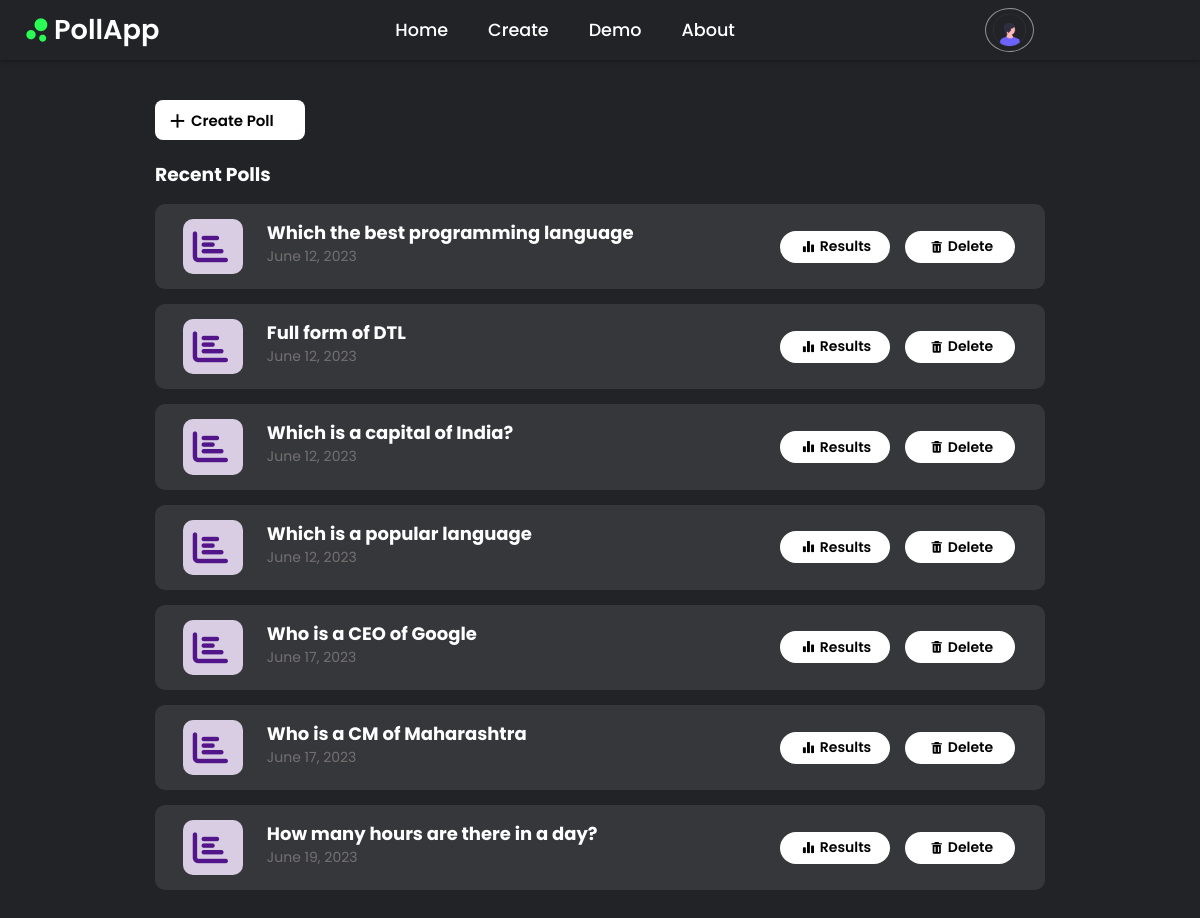
/viewpoll (signed in), run on the app's committed database.
### pollapp/models.py (models this page shows, shortened)
class PollModel(models.Model):
	creator = models.ForeignKey(User, on_delete=models.CASCADE, default=get_default_creator)
	question = models.TextField()
	created_at = models.DateTimeField(default=timezone.now)
	op1 = models.CharField(max_length=50)
	op2 = models.CharField(max_length=50)
	op3 = models.CharField(max_length=50)
	op1c = models.IntegerField(default=0)
	op2c = models.IntegerField(default=0)
	op3c = models.IntegerField(default=0)

### pollapp/views.py (the view)
# urls.py: path("viewpoll", viewpoll, name = "viewpoll"),
def viewpoll(request):
	if request.user.is_authenticated:
		poll = PollModel.objects.all()
		return render(request, "viewpoll.html", {"poll" : poll})
	else:
		return redirect("ulogin")

### pollapp/context_processors.py (called while the page is built)
def social_media_links(request):
    links = SocialMedia.objects.all()
    return {'social_links': links}

### pollapp/templates/viewpoll.html (shortened to what this page needs)
{% extends 'base.html' %}
{% load static %}
{% block content %}
	<section class="container">
		<a href="{% url 'create' %}" class="create"><i class="bx bx-plus"></i><span>Create Poll</span>
		</a>
	<div class="header">
		<h3>Recent Polls</h3>
	</div>
	{% for p in poll %}
		<div class="poll_card">
			<div class="content">
				<div class="img">
					<i class="fa-solid fa-chart-bar"></i>
				</div>
				<div class="text">
					<h2><a href="{% url 'vote' p.id %}">{{ p.question }}</a></h2>
					<span>{{ p.created_at|date:"F j, Y" }}</span>
				</div>
			</div>
			<div class="content_buttons">
				<a href="{% url 'results' p.id %}" class="list-button"><i class='bx bxs-bar-chart-alt-2'></i><span>Results</span></a>
				<a href="{% url 'confirm' p.id %}" class="list_button1"><i class='bx bxs-trash' ></i><span class="delete">Delete</span></a>
			</div>
		</div>
	{% endfor %}
	</section>
{% endblock %}

### templates/base.html (shortened to what this page needs)
{% load static %}
<html>
	<head>
		<link href="https://cdn.jsdelivr.net/npm/remixicon@2.5.0/fonts/remixicon.css" rel="stylesheet">
		<link rel="stylesheet" href="https://unpkg.com/boxicons@latest/css/boxicons.min.css">
		<link rel="stylesheet" href="https://cdnjs.cloudflare.com/ajax/libs/font-awesome/6.4.0/css/all.min.css" />
	</head>
	<body>
		<center>
			<header>
			<a href="{% url 'uhome' %}" class="logo"><i class="ri-bubble-chart-fill"></i><span>PollApp</span></a>
			<ul class = "navbar">
				<li><a href = "{% url 'uhome' %}">Home</a></li>
				<li><a href = "{% url 'create' %}">Create</a></li>
				<li><a href = "{% url 'demo' %}">Demo</a></li>
				<li><a href = "{% url 'about' %}">About</a></li>
			</ul>
			<div class = "main">
				{% if user.is_authenticated %}
				<nav>
					<img src="{% static 'avatar.png' %}" class="user-pic" onclick="toggleMenu()">
				</nav>
				{% endif %}
			</div>
			<div class="media_navbar">
			</div>
			</header>
			{% block content %}
			{% endblock %}
		</center>
	</body>
</html>

### templates/base.html (style rules this page uses)
* { padding: 0; margin: 0; box-sizing: border-box; font-family: 'Poppins', sans-serif; text-decoration: none; list-style: none; }
body { min-height: 100vh; background: #222327; color: #fff; }
header { position: fixed; width: 100%; height: 60px; top: 0; right: 0; z-index: 1000; display: flex; align-items: center; justify-content: space-between; background: #222327; padding: 20px 12%; transition: all .50s ease; box-shadow: 0 0 5px rgba(0, 0, 0, .5); }
.logo { display: flex; align-items: center; }
.logo i { color: #29fd53; font-size: 28px; margin-right: 2px; }
.logo span { color: #fff; font-size: 1.7rem; font-weight: 600; }
.navbar { display: flex; margin-left: 216px; }
.navbar a { color: #fff; font-size: 1.1rem; font-weight: 500; padding: 5px 0; margin: 0px 30px; transition: all .50s ease; }
nav { width: 100%; padding: 10px; display: flex; align-items: center; justify-content: space-between; border-radius: 50%; margin-left: 220px; }
nav .user-pic { width: 49px; height: 44px; border: 1px solid rgba(255, 255, 255, .5); border-radius: 50%; cursor: pointer; transition: all .50s ease; padding: -10px; margin-right: 120px; }
@media (max-width: 1280px) { header { padding: 14px 2%; transition: .2s; } }
@media (max-width: 1280px) { .navbar a { padding: 5px 0; margin: 0px 20px; } }

### pollapp/templates/viewpoll.html (style rules this page uses)
body { display: flex; align-items: center; justify-content: center; margin-top: 50px; padding: 10px; }
.container { margin-top: 30px; position: relative; min-height: 600px; min-width: 910px; width: 100%; background: transparent; padding: 10px; text-align: left; }
.poll_card { width: 100%; display: flex; padding: 15px; background: #36373b; border-radius: 10px; margin: 15px 0; justify-content: space-between; cursor: pointer; transition: 0.5s; }
.content { display: flex; }
.content .img { display: flex; justify-content: center; align-items: center; }
.content .img i { width: 60px; font-size: 2.2rem; margin-left: 0.8rem; padding: 10px; color: rgba(82, 22, 138); background: rgba(216, 205, 226); border-radius: 10px; }
.content .text { margin-left: 1.5rem; }
.content .text h2 { font-size: 18px; }
.content .text h2 a { color: #fff; }
.content .text span { color: rgba(116, 112, 112); font-size: 14px; }
.content_buttons { display: flex; justify-content: center; align-items: center; text-align: right; }
.create { display: flex; align-items: center; height: 40px; width: 150px; border: 1px solid transparent; border-radius: 8px; background: white; cursor: pointer; margin-bottom: 20px; }
.create i { font-size: 23px; margin-right: 2px; color: black; margin-left: 10px; }
.create span { color: #fff; font-size: 15px; font-weight: 600; color: black; }
.list-button { display: flex; align-items: center; justify-content: center; height: 32px; width: 110px; color: black; padding: 5px 10px; border-radius: 17px; background-color: #fff; cursor: pointer; margin-right: 15px; }
.list-button i { font-size: 14px; margin-right: 4px; color: black; margin-left: 3px; }
.list-button span { color: #fff; font-size: 14px; font-weight: 600; color: black; }
.list_button1 { display: flex; align-items: center; justify-content: center; height: 32px; width: 110px; color: black; padding: 5px 10px; border-radius: 17px; background-color: #fff; cursor: pointer; margin-right: 15px; }
.list_button1 i { font-size: 14px; margin-right: 4px; color: black; margin-left: 3px; }
.list_button1 span { font-size: 14px; font-weight: 600; color: black; }

### data on the page
PollModel: question "Which the best programming language", created_at "June 12, 2023"
PollModel: question "Full form of DTL", created_at "June 12, 2023"
PollModel: question "Which is a capital of India?", created_at "June 12, 2023"
PollModel: question "Which is a popular language", created_at "June 12, 2023"
PollModel: question "Who is a CEO of Google", created_at "June 17, 2023"
PollModel: question "Who is a CM of Maharashtra", created_at "June 17, 2023"
PollModel: question "How many hours are there in a day?", created_at "June 19, 2023"
